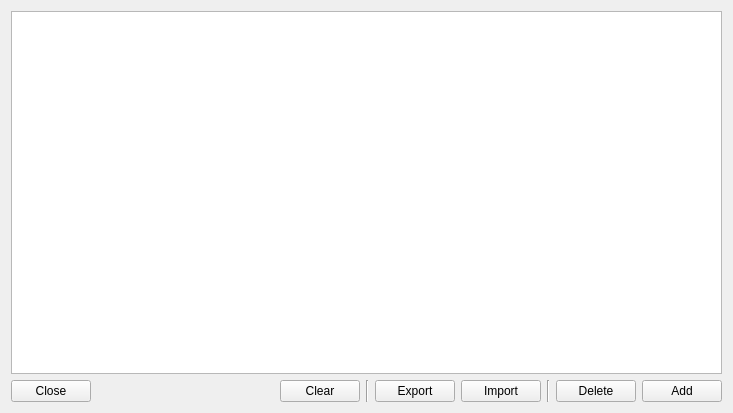
<?xml version="1.0" encoding="UTF-8"?>
<ui version="4.0">
 <class>SAKInputDataPreset</class>
 <widget class="QWidget" name="SAKInputDataPreset">
  <property name="geometry">
   <rect>
    <x>0</x>
    <y>0</y>
    <width>733</width>
    <height>413</height>
   </rect>
  </property>
  <property name="windowTitle">
   <string>Set Data Items</string>
  </property>
  <layout class="QGridLayout" name="gridLayout">
   <item row="1" column="5">
    <widget class="QPushButton" name="importPushButton">
     <property name="text">
      <string>Import</string>
     </property>
    </widget>
   </item>
   <item row="1" column="0">
    <widget class="QPushButton" name="pushButton">
     <property name="text">
      <string>Close</string>
     </property>
    </widget>
   </item>
   <item row="1" column="6">
    <widget class="Line" name="line_2">
     <property name="orientation">
      <enum>Qt::Vertical</enum>
     </property>
    </widget>
   </item>
   <item row="1" column="7">
    <widget class="QPushButton" name="deletePushButton">
     <property name="text">
      <string>Delete</string>
     </property>
    </widget>
   </item>
   <item row="1" column="8">
    <widget class="QPushButton" name="addPushButton">
     <property name="text">
      <string>Add</string>
     </property>
    </widget>
   </item>
   <item row="0" column="0" colspan="9">
    <widget class="QListWidget" name="itemListWidget"/>
   </item>
   <item row="1" column="1">
    <widget class="QLabel" name="infoLabel">
     <property name="sizePolicy">
      <sizepolicy hsizetype="Expanding" vsizetype="Preferred">
       <horstretch>0</horstretch>
       <verstretch>0</verstretch>
      </sizepolicy>
     </property>
     <property name="text">
      <string/>
     </property>
    </widget>
   </item>
   <item row="1" column="2">
    <widget class="QPushButton" name="clearPushButton">
     <property name="text">
      <string>Clear</string>
     </property>
    </widget>
   </item>
   <item row="1" column="3">
    <widget class="Line" name="line">
     <property name="orientation">
      <enum>Qt::Vertical</enum>
     </property>
    </widget>
   </item>
   <item row="1" column="4">
    <widget class="QPushButton" name="outportPushButton">
     <property name="text">
      <string>Export</string>
     </property>
    </widget>
   </item>
  </layout>
 </widget>
 <resources/>
 <connections>
  <connection>
   <sender>pushButton</sender>
   <signal>clicked()</signal>
   <receiver>SAKInputDataPreset</receiver>
   <slot>close()</slot>
   <hints>
    <hint type="sourcelabel">
     <x>73</x>
     <y>393</y>
    </hint>
    <hint type="destinationlabel">
     <x>5</x>
     <y>394</y>
    </hint>
   </hints>
  </connection>
 </connections>
</ui>
